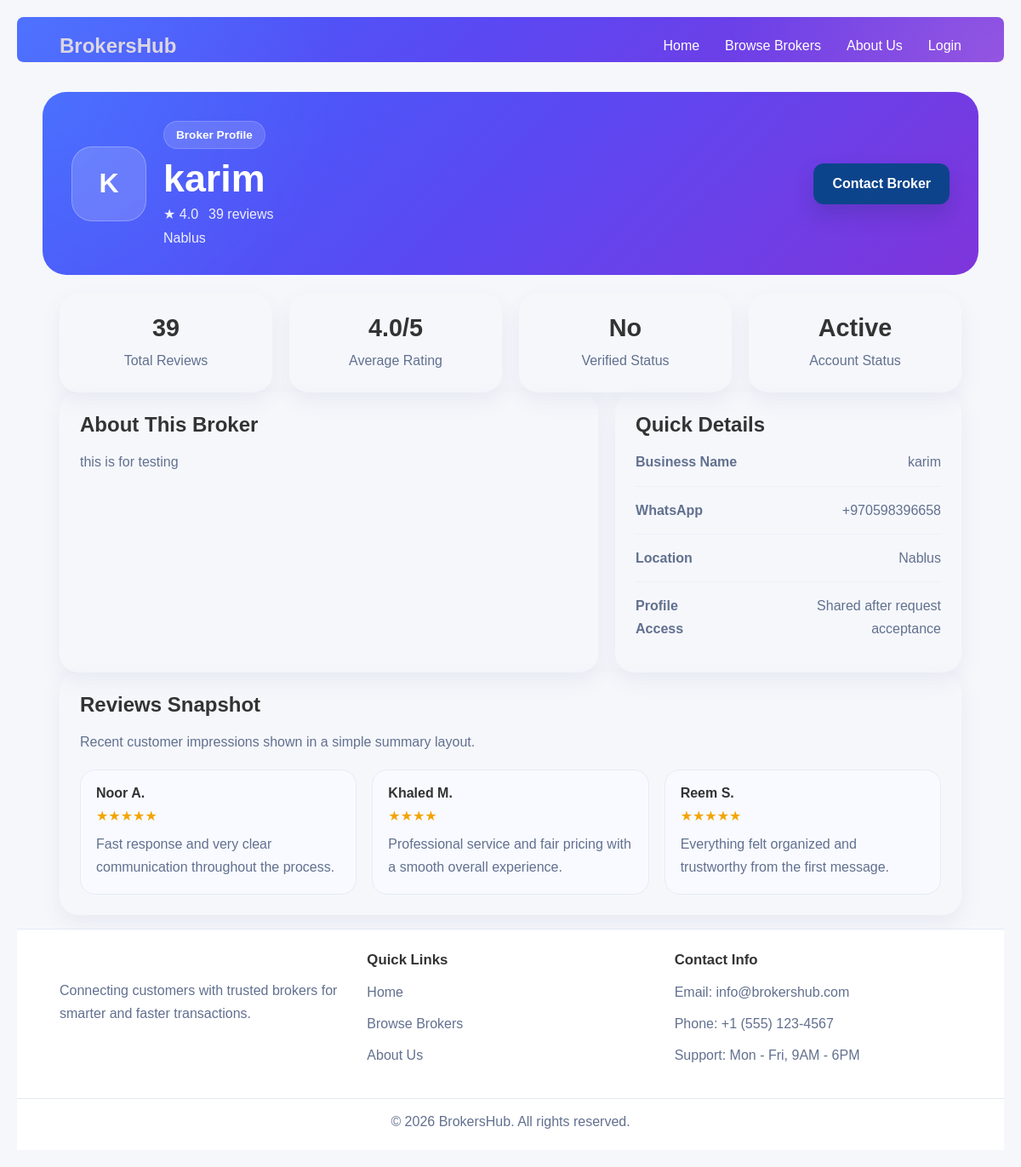
The app's page /broker/5 with its own data.
### brokers/models.py (models this page shows, shortened)
class BrokerProfile(models.Model):
    user = models.OneToOneField(User, on_delete=models.CASCADE, related_name='broker_profile')
    business_name = models.CharField(max_length=255)
    city = models.ForeignKey(City, on_delete=models.SET_NULL, null=True, blank=True)
    whatsapp_number = models.CharField(max_length=20)
    description = models.TextField(blank=True)
    is_verified = models.BooleanField(default=False)
    is_active = models.BooleanField(default=True)
    average_rating = models.FloatField(default=0)
    total_reviews = models.IntegerField(default=0)
    show_whatsapp_after_accept = models.BooleanField(default=True)

### locations/models.py (models this page shows, shortened)
class City(models.Model):
    name = models.CharField(max_length=100, unique=True)

### brokers/views.py (the view)
# urls.py: path('broker/<int:id>', views.broker_profile, name='broker_profile'),
def broker_profile(request, id):
    broker = get_object_or_404(BrokerProfile, id=id)
    return render(request, "broker_profile.html", {
        "broker": broker
    })

### brokers/templates/broker_profile.html (shortened to what this page needs)
{% load static %}
<!DOCTYPE html>
<html lang="en">
<head>
    <link rel="stylesheet" href="{% static 'css/broker_profile.css' %}">
</head>
<body>
    {% include 'partials/navbar.html' %}
    <section class="hero">
        <div class="container hero-card">
            <div class="hero-left">
                <div class="avatar">{{ broker.business_name|slice:":1"|upper }}</div>
                <div class="hero-info">
                    <span class="tag">Broker Profile</span>
                    <h1>{{ broker.business_name }}</h1>
                    <div class="info-row">
                        <span class="rating">&#9733; {{ broker.average_rating|floatformat:1 }}</span>
                        <span class="reviews">{{ broker.total_reviews }} reviews</span>
                    </div>
                    <p class="meta">
                        {% if broker.city %}
                            {{ broker.city.name }}
                        {% else %}
                            Location not added
                        {% endif %}
                    </p>
                </div>
            </div>
            <div class="hero-right">
                <a href="{% url 'create_request' %}?broker_id={{ broker.id }}" class="btn btn-primary">Contact Broker</a>
            </div>
        </div>
    </section>
    <section class="section">
        <div class="container stats-grid">
            <div class="card stat-card">
                <h3>{{ broker.total_reviews }}</h3>
                <p>Total Reviews</p>
            </div>
            <div class="card stat-card">
                <h3>{{ broker.average_rating|floatformat:1 }}/5</h3>
                <p>Average Rating</p>
            </div>
            <div class="card stat-card">
                <h3>
                    {% if broker.is_verified %}
                        Yes
                    {% else %}
                        No
                    {% endif %}
                </h3>
                <p>Verified Status</p>
            </div>
            <div class="card stat-card">
                <h3>
                    {% if broker.is_active %}
                        Active
                    {% else %}
                        Offline
                    {% endif %}
                </h3>
                <p>Account Status</p>
            </div>
        </div>
    </section>
    <section class="section">
        <div class="container content-grid">
            <div class="card about-card">
                <h2>About This Broker</h2>
                <p>
                    {% if broker.description %}
                        {{ broker.description }}
                    {% else %}
                        This broker has not added a profile description yet.
                    {% endif %}
                </p>
            </div>
            <div class="card details-card">
                <h2>Quick Details</h2>
                <div class="detail-item">
                    <span class="detail-label">Business Name</span>
                    <span class="detail-value">{{ broker.business_name }}</span>
                </div>
                <div class="detail-item">
                    <span class="detail-label">WhatsApp</span>
                    <span class="detail-value">{{ broker.whatsapp_number }}</span>
                </div>
                <div class="detail-item">
                    <span class="detail-label">Location</span>
                    <span class="detail-value">
                        {% if broker.city %}
                            {{ broker.city.name }}
                        {% else %}
                            Not specified
                        {% endif %}
                    </span>
                </div>
                <div class="detail-item">
                    <span class="detail-label">Profile Access</span>
                    <span class="detail-value">
                        {% if broker.show_whatsapp_after_accept %}
                            Shared after request acceptance
                        {% else %}
                            Private until approval
                        {% endif %}
                    </span>
                </div>
            </div>
        </div>
    </section>
    <section class="section">
        <div class="container">
            <div class="card reviews-card">
                <div class="section-head">
                    <h2>Reviews Snapshot</h2>
                    <p>Recent customer impressions shown in a simple summary layout.</p>
                </div>
                <div class="reviews-grid">
                    <div class="review-item">
                        <strong>Noor A.</strong>
                        <span class="review-stars">&#9733;&#9733;&#9733;&#9733;&#9733;</span>
                        <p>Fast response and very clear communication throughout the process.</p>
                    </div>
                    <div class="review-item">
                        <strong>Khaled M.</strong>
                        <span class="review-stars">&#9733;&#9733;&#9733;&#9733;</span>
                        <p>Professional service and fair pricing with a smooth overall experience.</p>
                    </div>
                    <div class="review-item">
                        <strong>Reem S.</strong>
                        <span class="review-stars">&#9733;&#9733;&#9733;&#9733;&#9733;</span>
                        <p>Everything felt organized and trustworthy from the first message.</p>
                    </div>
                </div>
            </div>
        </div>
    </section>
    <footer class="footer">
        <div class="container footer-grid">
            <div>
                <a href="{% url 'landing' %}" class="brand footer-brand">BrokersHub</a>
                <p class="footer-text">
                    Connecting customers with trusted brokers for smarter and faster transactions.
                </p>
            </div>
            <div>
                <h3>Quick Links</h3>
                <a href="{% url 'landing' %}" class="footer-link">Home</a>
                <a href="{% url 'browse_brokers' %}" class="footer-link">Browse Brokers</a>
                <a href="{% url 'about' %}" class="footer-link">About Us</a>
            </div>
            <div>
                <h3>Contact Info</h3>
                <p class="footer-text">Email: info@brokershub.com</p>
                <p class="footer-text">Phone: +1 (555) 123-4567</p>
                <p class="footer-text">Support: Mon - Fri, 9AM - 6PM</p>
            </div>
        </div>
        <div class="footer-bottom">
            <p>&copy; 2026 BrokersHub. All rights reserved.</p>
        </div>
    </footer>
</body>
</html>

### brokers/static/css/broker_profile.css (style rules this page uses)
* { margin: 0; padding: 0; box-sizing: border-box; }
:root { --muted: #62708f; --primary: #5b48f2; }
body { font-family: 'Poppins', sans-serif; background: #f5f7fb; color: #333; padding:20px; }
a { text-decoration: none; }
.container { width: 100%; max-width: 1100px; margin: 0 auto; padding: 0 20px; }
a { color: white; text-decoration: none; }
.hero { padding: 34px 0 22px; }
.hero-card { display: flex; align-items: center; justify-content: space-between; gap: 24px; padding: 34px; border-radius: 28px; background: radial-gradient(circle at top left, rgba(116, 150, 255, 0.22), transparent 30%), linear-gradient(135deg, #3f65ff 0%, #5b48f2 50%, #7f35db 100%); color: #ffffff; box-shadow: var(--shadow); }
.hero-left { display: flex; align-items: center; gap: 20px; }
.avatar { width: 88px; height: 88px; border-radius: 24px; background: rgba(255, 255, 255, 0.16); border: 1px solid rgba(255, 255, 255, 0.26); display: flex; align-items: center; justify-content: center; font-size: 2rem; font-weight: 700; }
.hero-info h1 { margin: 10px 0 8px; font-size: clamp(2rem, 4vw, 2.8rem); line-height: 1.1; }
.tag { display: inline-flex; padding: 8px 14px; border-radius: 999px; background: rgba(255, 255, 255, 0.14); border: 1px solid rgba(255, 255, 255, 0.18); font-size: 0.85rem; font-weight: 600; }
.info-row { display: flex; align-items: center; flex-wrap: wrap; gap: 12px; margin-bottom: 10px; }
.rating, .reviews, .meta { color: rgba(255, 255, 255, 0.9); }
.hero-right { display: flex; justify-content: flex-end; }
.btn { display: inline-flex; align-items: center; justify-content: center; min-height: 48px; padding: 0 22px; border-radius: 12px; font-weight: 700; transition: transform 0.25s ease, box-shadow 0.25s ease; }
.btn-primary { background: #004581e3; color: white; box-shadow: 0 12px 24px rgba(24, 28, 78, 0.18); }
.stats-grid { display: grid; grid-template-columns: repeat(4, minmax(0, 1fr)); gap: 20px; }
.content-grid { display: grid; grid-template-columns: 1.4fr 0.9fr; gap: 20px; }
.card { background: var(--surface); border: 1px solid var(--line); border-radius: 22px; padding: 24px; box-shadow: 0 10px 24px rgba(71, 85, 143, 0.08); }
.stat-card { text-align: center; }
.stat-card h3 { margin: 0 0 8px; font-size: 1.8rem; color: var(--primary-dark); }
.stat-card p, .about-card p, .detail-label, .detail-value, .section-head p, .review-item p { margin: 0; color: var(--muted); line-height: 1.7; }
.about-card h2, .details-card h2, .reviews-card h2 { margin: 0 0 16px; font-size: 1.5rem; }
.detail-item { display: flex; justify-content: space-between; gap: 18px; padding: 14px 0; border-top: 1px solid #edf1f8; }
.detail-item:first-of-type { border-top: none; padding-top: 0; }
.detail-label { font-weight: 600; }
.detail-value { text-align: right; }
.section-head { margin-bottom: 18px; }
.reviews-grid { display: grid; grid-template-columns: repeat(3, minmax(0, 1fr)); gap: 18px; }
.review-item { padding: 18px; border-radius: 18px; background: #f8faff; border: 1px solid #e6ebf7; }
.review-item strong { display: block; margin-bottom: 8px; color: var(--text); }
.review-stars { display: inline-block; margin-bottom: 10px; color: #f4a403; }
.footer { margin-top: 16px; padding-top: 26px; background: #ffffff; border-top: 1px solid rgba(223, 228, 242, 0.85); }
.footer-grid { display: grid; grid-template-columns: repeat(3, minmax(0, 1fr)); gap: 24px; }
.footer h3 { margin: 0 0 14px; font-size: 1.05rem; }
.footer-brand { display: inline-block; margin-bottom: 14px; }
.footer-text, .footer-link { display: block; margin: 0 0 10px; color: var(--muted); line-height: 1.7; }
.footer-bottom { margin-top: 26px; padding: 18px 16px 24px; text-align: center; color: var(--muted); border-top: 1px solid rgba(223, 228, 242, 0.85); }

### records on screen
BrokerProfile: business_name "K", business_name "karim", average_rating "4.0", total_reviews "39", city.name "Nablus", description "this is for testing", whatsapp_number "+970598396658"
